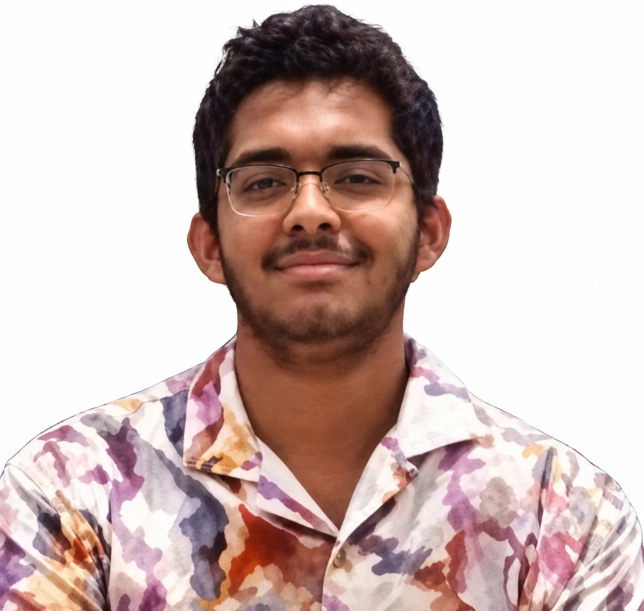
#> input picture tools/portrait-src.webp, 1287 x 1222 px (shown at 1/2 size)
$ python cutout.py portrait-src.webp portrait-src.webp
#> lines starting #> are read from the running program, lines starting #| are printed output that depends on the picture; after the words box and inside, x2 and y2 are one past the last pixel; in counts of white or black regions, pixels touching at a corner belong together; long printed decimals are rounded
# One-off: remove the flat white studio background from the portrait via edge flood-fill.
import sys
from PIL import Image, ImageDraw, ImageFilter
import numpy as np
from collections import deque

src, dst = sys.argv[1], sys.argv[2]
im = Image.open(src).convert("RGB")
#> im is the input picture: PIL image 1287x1222 RGB; mean R, G, B 207.1, 186.9, 183.4
a = np.asarray(im).astype(np.int16)
h, w, _ = a.shape
#> h = 1222; w = 1287
bright = (a.min(axis=2) >= 251)  # studio white is 253-255; the cream shirt tops out near 250
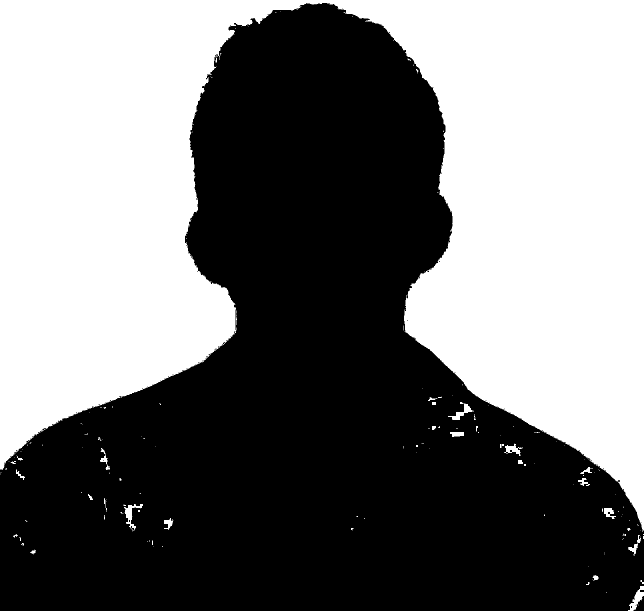
#> bright: shape (1222, 1287) bool (shown at 1/2 size); 46.1% white; 173 white regions (140 under 20 px), largest, box (x1, y1, x2, y2) and area: (0, 0, 1287, 1064) 719739, (248, 1008, 286, 1063) 619, (1256, 1172, 1287, 1222) 607
bg = np.zeros((h, w), bool)
q = deque()
for x in range(w):
    for y in (0,):
        if bright[y, x]: q.append((y, x)); bg[y, x] = True
#> bg: shape (1222, 1287) bool; 0.08% white in thin lines or dots, all inside (x1, y1, x2, y2) = (0, 0, 1287, 1)
for y in range(h):
    for x in (0, w - 1):
        if bright[y, x] and not bg[y, x]: q.append((y, x)); bg[y, x] = True
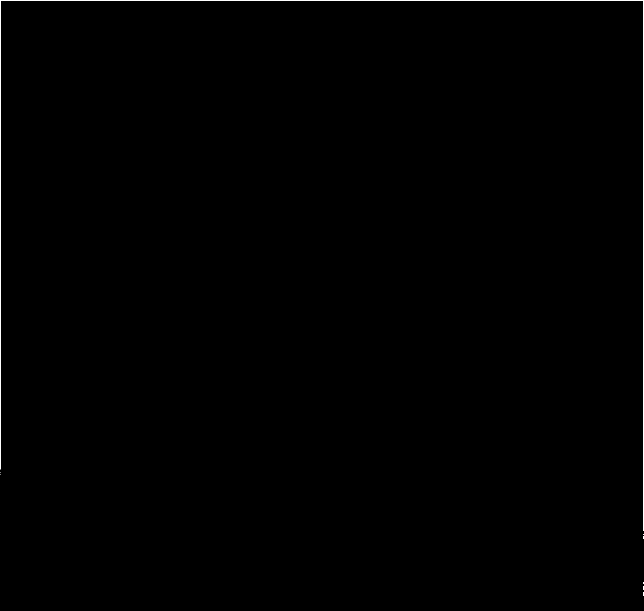
#> bg: shape (1222, 1287) bool (shown at 1/2 size); 0.21% white in thin lines or dots
while q:
    y, x = q.popleft()
    for dy, dx in ((1,0),(-1,0),(0,1),(0,-1)):
        ny, nx = y + dy, x + dx
        if 0 <= ny < h and 0 <= nx < w and not bg[ny, nx] and bright[ny, nx]:
            bg[ny, nx] = True; q.append((ny, nx))
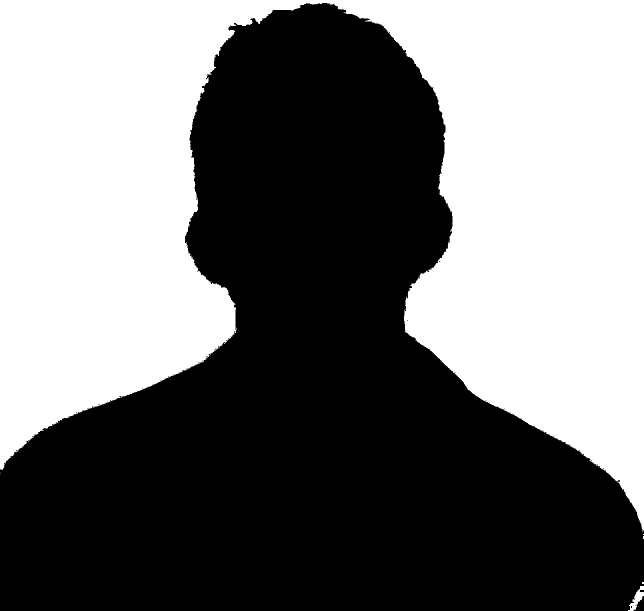
#> bg: shape (1222, 1287) bool (shown at 1/2 size); 45.8% white; 7 white regions (5 under 20 px), largest, box (x1, y1, x2, y2) and area: (0, 0, 1287, 1064) 719643, (1256, 1172, 1287, 1222) 607
alpha = Image.fromarray(((~bg) * 255).astype(np.uint8))
# Hair edges are blends of dark hair and studio white: in a thin band around the head, fade out
# light, unsaturated pixels so no white halo shows on a dark page.
bgimg = Image.fromarray((bg * 255).astype(np.uint8))
band = (np.asarray(bgimg.filter(ImageFilter.MaxFilter(13))) > 0) & ~bg
#> band: shape (1222, 1287) bool; 1.6% white; 52 white regions (48 under 20 px), largest, box (x1, y1, x2, y2) and area: (0, 6, 1287, 1084) 23884, (1250, 1158, 1287, 1222) 609, (1267, 1192, 1287, 1222) 222, (1280, 1180, 1287, 1184) 28
band[int(h * 0.5):] = False
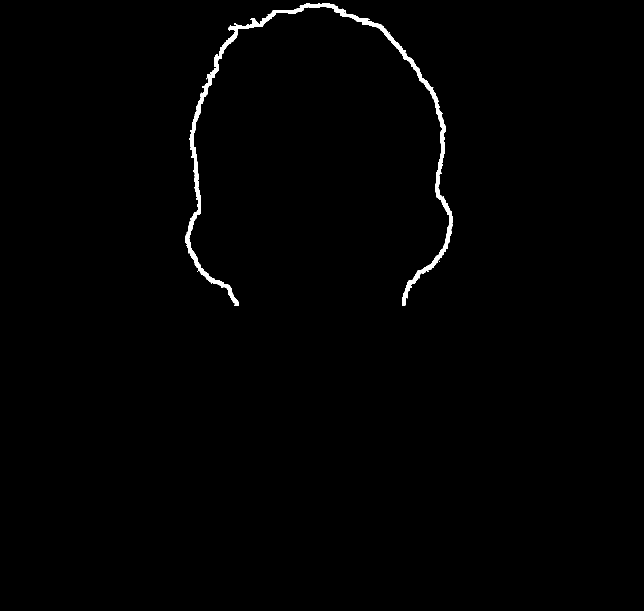
#> band: shape (1222, 1287) bool (shown at 1/2 size); 0.82% white; 10 white regions (9 under 20 px), largest, box (x1, y1, x2, y2) and area: (370, 6, 905, 611) 12904
f = a.astype(np.float32)
lum = f.mean(axis=2)
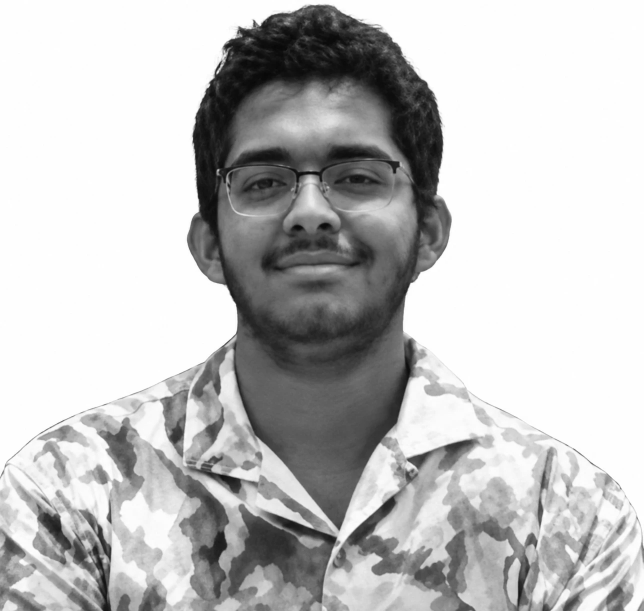
#> lum: shape (1222, 1287) float32 (shown at 1/2 size); min 6.33, max 255, mean 192.5
sat = (f.max(axis=2) - f.min(axis=2)) / 255.0
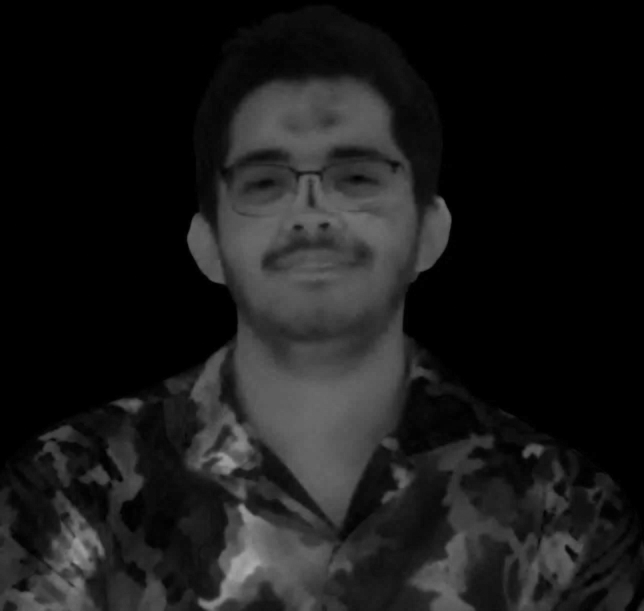
#> sat: shape (1222, 1287) float32 (shown at 1/2 size); min 0, max 0.678, mean 0.101
fringe = np.clip((lum - 110) / 110, 0, 1) * np.clip(1 - sat * 4, 0, 1)
alpha = np.asarray(alpha).astype(np.float32)
alpha[band] *= (1 - fringe[band])
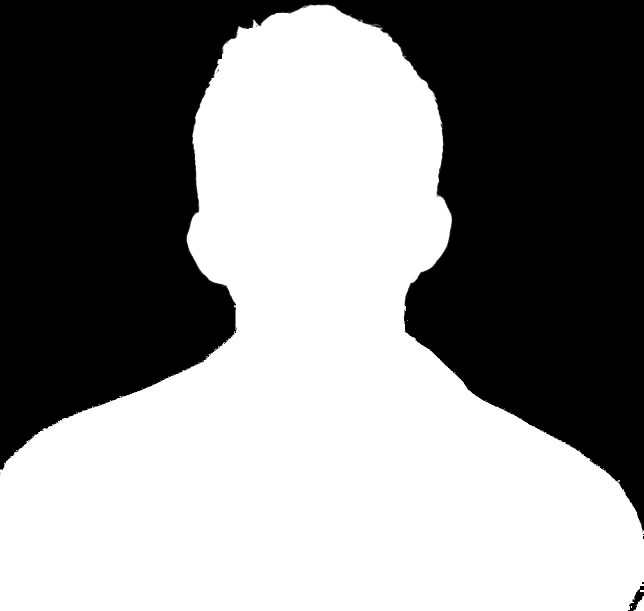
#> alpha: shape (1222, 1287) float32 (shown at 1/2 size); min 0, max 255, mean 137.2
alpha = Image.fromarray(alpha.astype(np.uint8))
#> alpha: PIL image 1287x1222 L
alpha = alpha.filter(ImageFilter.MinFilter(5)).filter(ImageFilter.GaussianBlur(1.3))  # erode 2px to drop the white halo
out = im.convert("RGBA"); out.putalpha(alpha)
out.save(dst, "WEBP", quality=90)
print("bg fraction", bg.mean())
#| bg fraction 0.458
